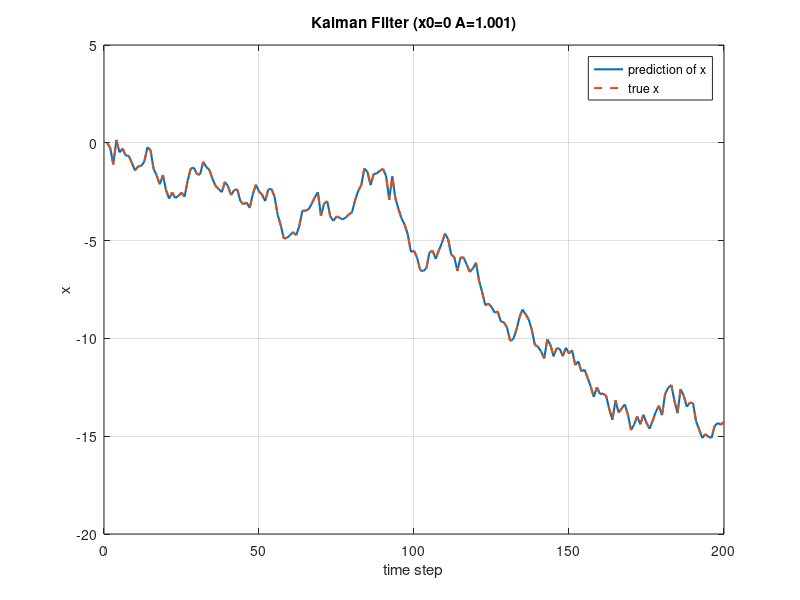

Here is the MATLAB script that generated this plot:
clear all;
% x(t+1) = Ax(t) + w
% y(t) = Bx(t) + v
% w ~ N(0, Q)
% v ~ N(0, R)

%% Parameters
A = 1.001; % transition matrix
B = 108; % emission matrix
Q = 0.25; % covariance of noise w
R = 0.3; % covariance of noise v
x0 = 0; % initial state
len = 200; % length of the sequence

%% Initialization
x_true = zeros(1, len);
x_pred = zeros(1, len);
y = zeros(1, len);
x_true(1) = x0;
x_pred(1) = x0;
seed = 7;

%% Preparation of true location
randn('state', seed);
y(1) = B * x_true(1) + normrnd(0, R^0.5);

for i = 2:len
    x_true(i) = A * x_true(i - 1) + normrnd(0, Q^0.5);
    y(i) = B * x_true(i) + normrnd(0, R^0.5);
end

%% Prediction
P = 0;

for i = 2:len
    % X(t+1|t) update variable
    x_pred(i) = A * x_pred(i - 1);
    % P(t+1|t) predicted covariance matrix
    P = A * P * A + Q;
    % K(t+1) Kalman gain
    K = P * B / (B * P * B + R);
    % X(t+1|t+1) estimated variable
    x_pred(i) = K * y(i) + (1 - K * B) * x_pred(i);
    % P(t+1|t+1) estimated covariance matrix
    P = (1 - K * B) * P;
end

%% Evaluation
mse = sum((x_pred - x_true).^2) ./ size(x_true, 2);
disp(['MSE:', num2str(mse)]);

%% Illustration
plot(x_pred, '-', 'linewidth', 1.5)
hold on
plot(x_true, '--', 'linewidth', 1.5)
xlabel('time step');
ylabel('x');
legend('prediction of x', 'true x');
grid on;
title(['Kalman Filter (x0=', num2str(x0), ' A=', num2str(A), ')']);
saveas(gcf, 'Kalman.png');
